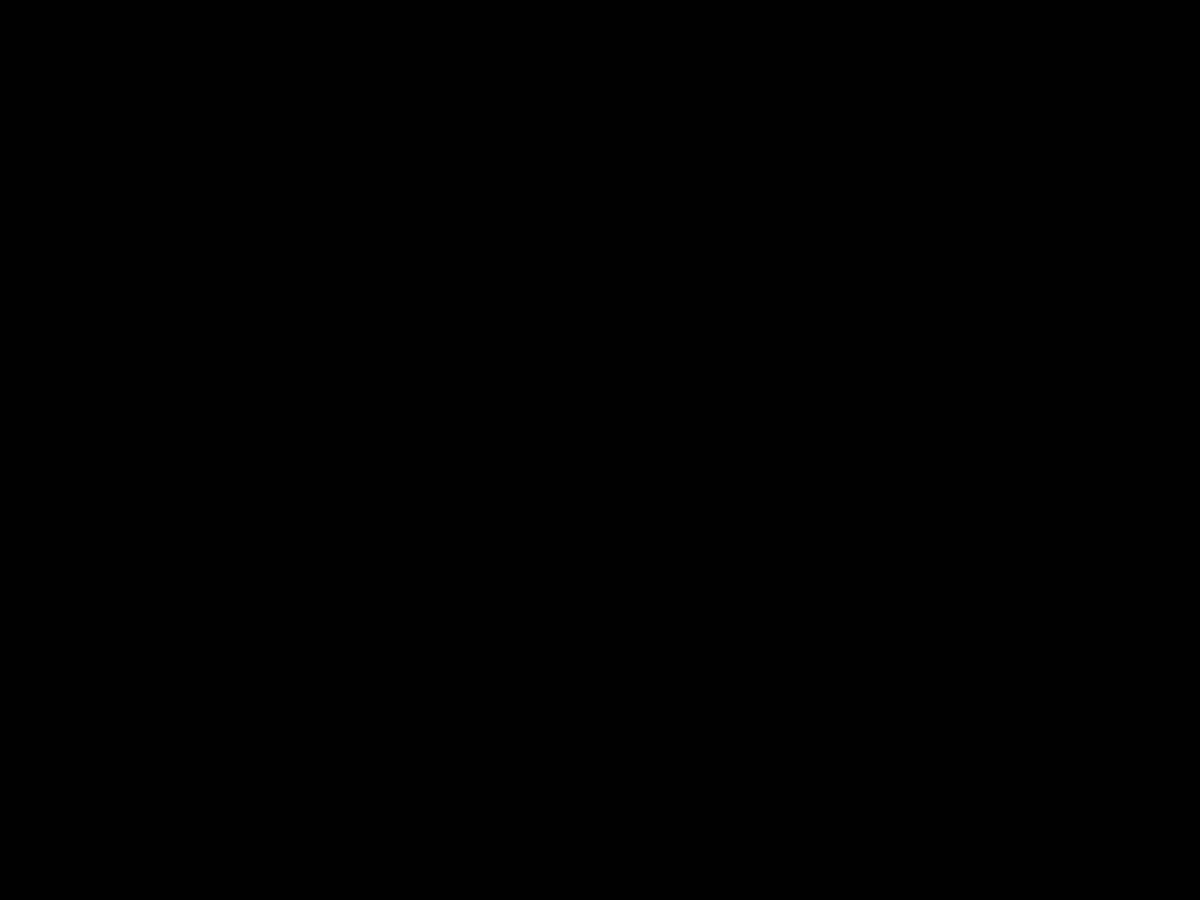
Frame 1 (no input)
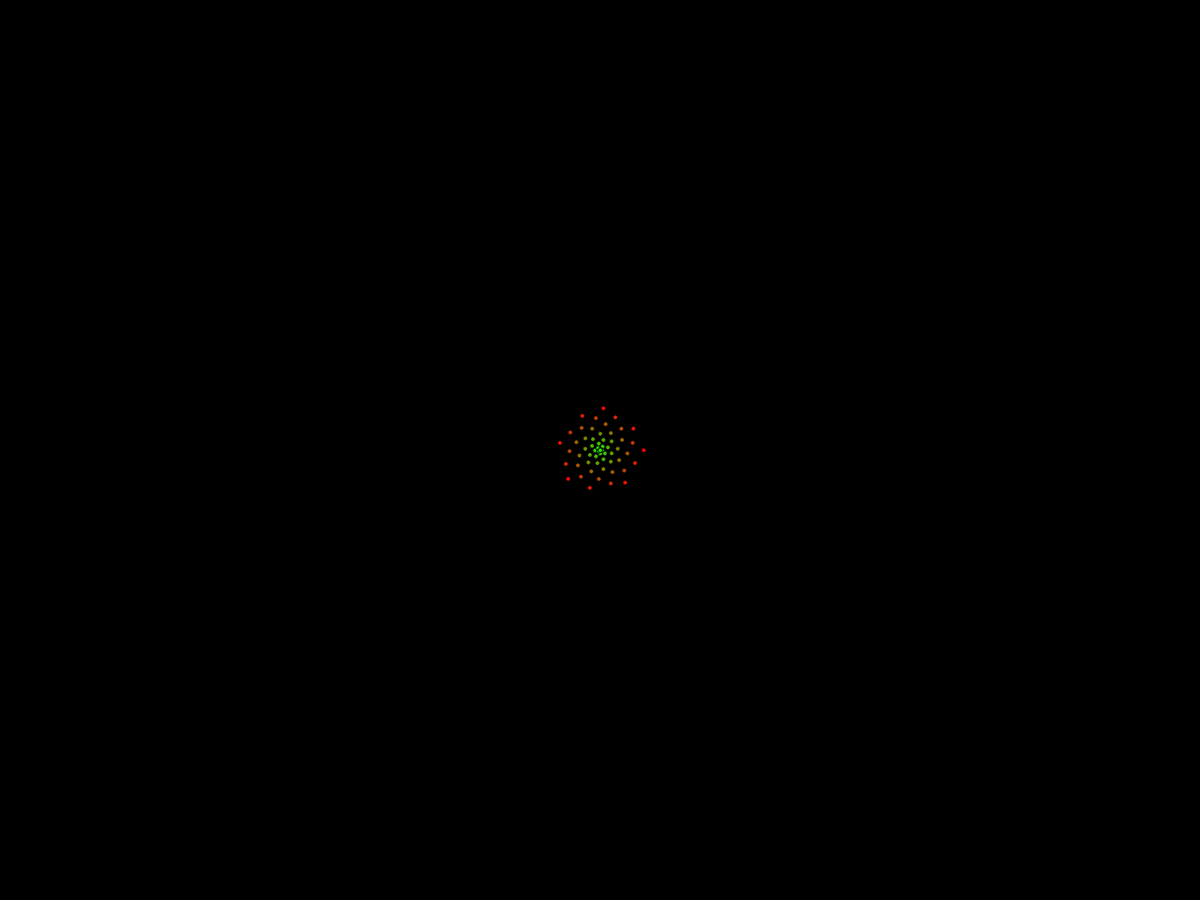
Frame 60 (the mouse pressed at the canvas centre just before this capture)
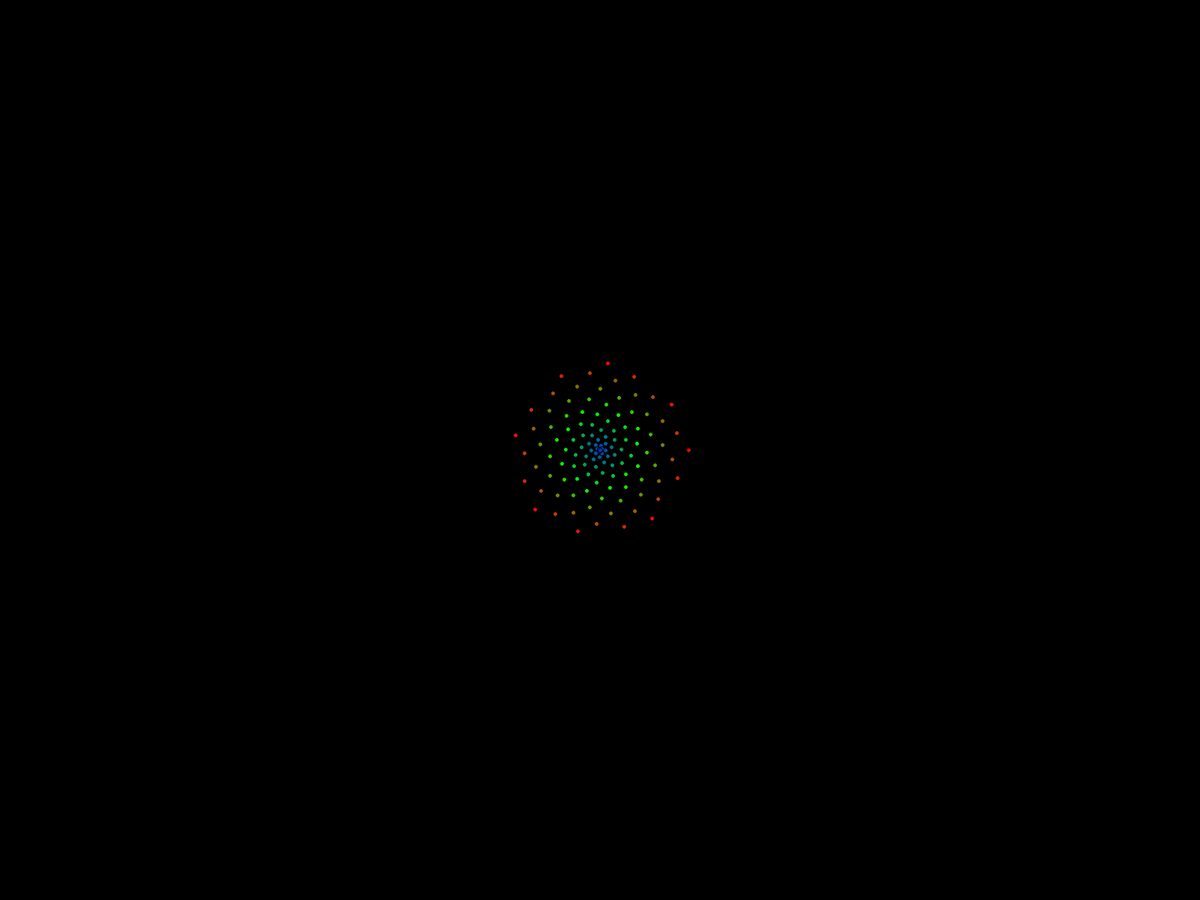
Frame 120 (the mouse held since frame 60 and released just before this capture)

The Processing sketch that drew these frames (run headless with seeded random() and noise(); from frame 60 on, the mouse is pressed at the canvas centre):

// Processing sketch: phyllotaxis
// ── phyllotaxis.pde
//
// phyllotaxis.pde
//


ArrayList<Ball> balls = new ArrayList<Ball>();

int period = 1;
int rate = 1;

float ballSpeed = 1;

int count = 0;

float colorPeriod = 200;
int currentColor = 0;


// 1, 1, 2, 3, 5, 8, 13, 21, 34, 55, 89

float tau = (1 + sqrt(5))/2;
float golden_angle_proportion = 1/tau/tau; // fraction of circle

float ratio = golden_angle_proportion;
// float ratio = golden_angle_proportion + .01;
//float ratio = golden_angle_proportion - .01;

//float ratio = 1./4;
//float ratio = 5./13;
//float ratio = 13/34.;
//float ratio = 21/55.;
//float ratio = 34./89;


//float ratio = .205;

//float ratio = 2./9;


void setup()
{
    //size(1000, 700);
    //size(1280, 720);
    fullScreen();
    noCursor();

    println("ratio: " + ratio);
    println("angle: " + ratio*360.);
}


void draw()
{
    background(0);

    currentColor = hue((frameCount % colorPeriod)/(float)colorPeriod);

    //text(balls.size(), 50, 50);
    
    for (Ball b : balls)
        b.display();

    if (frameCount % period == 0)
    {
        for (int i=0; i<rate; i++)
        {
            float t = 2*PI*ratio*count;
            count++;
            balls.add(new Ball(width/2, height/2, 
                               ballSpeed*cos(t), ballSpeed*sin(t),
                               currentColor));
        }
    }

    // clean up

    for (int i=balls.size()-1; i>=0; i--)
        if (!balls.get(i).alive)
            balls.remove(i);
}


void keyPressed()
{
    if (isLooping())
      noLoop();
    else
      loop();
}


class Ball
{
    float x;
    float y;
    float vx;
    float vy;
    int c;
    boolean alive;
    final int diameter = 6;

    Ball(float x, float y, float vx, float vy, int c)
    {
        this.x = x;
        this.y = y;
        this.vx = vx;
        this.vy = vy;
        this.c = c;
        this.alive = true;
    }

    void display()
    {
        fill(c);
        ellipse(x, y, diameter, diameter);

        x += vx;
        y += vy;

        if (x<0 || x>width || y<0 || y>height)
            alive = false;
    }
}


// translates x in [0,1] to a rainbow color
int hue(float x)
{
    float t = 3*x - (int)(3*x);
    if (x < 1./3)
    {
        return color((1-t)*255, t*255, 0); // R->G
    }
    else if (x < 2./3)
    {
        return color(0, (1-t)*255, t*255); // G->B
    }
    else
    {
        return color(t*255, 0, (1-t)*255); // B->R
    }
}
